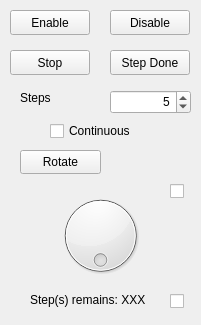
<?xml version="1.0" encoding="UTF-8"?>
<ui version="4.0">
 <class>MotorWindow</class>
 <widget class="QWidget" name="MotorWindow">
  <property name="geometry">
   <rect>
    <x>0</x>
    <y>0</y>
    <width>201</width>
    <height>325</height>
   </rect>
  </property>
  <property name="windowTitle">
   <string>Form</string>
  </property>
  <widget class="QPushButton" name="pb_Enable">
   <property name="geometry">
    <rect>
     <x>10</x>
     <y>10</y>
     <width>80</width>
     <height>25</height>
    </rect>
   </property>
   <property name="text">
    <string>Enable</string>
   </property>
  </widget>
  <widget class="QPushButton" name="pb_Disable">
   <property name="geometry">
    <rect>
     <x>110</x>
     <y>10</y>
     <width>80</width>
     <height>25</height>
    </rect>
   </property>
   <property name="text">
    <string>Disable</string>
   </property>
  </widget>
  <widget class="QPushButton" name="pb_Stop">
   <property name="geometry">
    <rect>
     <x>10</x>
     <y>50</y>
     <width>80</width>
     <height>25</height>
    </rect>
   </property>
   <property name="text">
    <string>Stop</string>
   </property>
  </widget>
  <widget class="QSpinBox" name="sp_Steps">
   <property name="geometry">
    <rect>
     <x>110</x>
     <y>90</y>
     <width>81</width>
     <height>24</height>
    </rect>
   </property>
   <property name="alignment">
    <set>Qt::AlignRight|Qt::AlignTrailing|Qt::AlignVCenter</set>
   </property>
   <property name="minimum">
    <number>1</number>
   </property>
   <property name="maximum">
    <number>100</number>
   </property>
   <property name="value">
    <number>5</number>
   </property>
  </widget>
  <widget class="QLabel" name="l_Steps">
   <property name="geometry">
    <rect>
     <x>20</x>
     <y>90</y>
     <width>62</width>
     <height>16</height>
    </rect>
   </property>
   <property name="text">
    <string>Steps</string>
   </property>
  </widget>
  <widget class="QPushButton" name="pb_Rotate">
   <property name="geometry">
    <rect>
     <x>20</x>
     <y>150</y>
     <width>81</width>
     <height>24</height>
    </rect>
   </property>
   <property name="text">
    <string>Rotate</string>
   </property>
  </widget>
  <widget class="QCheckBox" name="cb_Continuous">
   <property name="geometry">
    <rect>
     <x>50</x>
     <y>120</y>
     <width>111</width>
     <height>22</height>
    </rect>
   </property>
   <property name="text">
    <string>Continuous</string>
   </property>
  </widget>
  <widget class="QDial" name="dial">
   <property name="geometry">
    <rect>
     <x>50</x>
     <y>190</y>
     <width>101</width>
     <height>91</height>
    </rect>
   </property>
   <property name="maximum">
    <number>359</number>
   </property>
   <property name="value">
    <number>0</number>
   </property>
   <property name="wrapping">
    <bool>true</bool>
   </property>
  </widget>
  <widget class="QPushButton" name="pb_StepDone">
   <property name="geometry">
    <rect>
     <x>110</x>
     <y>50</y>
     <width>80</width>
     <height>25</height>
    </rect>
   </property>
   <property name="text">
    <string>Step Done</string>
   </property>
  </widget>
  <widget class="QLabel" name="l_Steps_Remais">
   <property name="geometry">
    <rect>
     <x>30</x>
     <y>290</y>
     <width>161</width>
     <height>20</height>
    </rect>
   </property>
   <property name="text">
    <string>Step(s) remains: XXX</string>
   </property>
  </widget>
  <widget class="QCheckBox" name="cb_IsEnable">
   <property name="geometry">
    <rect>
     <x>170</x>
     <y>180</y>
     <width>21</width>
     <height>23</height>
    </rect>
   </property>
   <property name="text">
    <string/>
   </property>
  </widget>
  <widget class="QCheckBox" name="cb_Tick">
   <property name="geometry">
    <rect>
     <x>170</x>
     <y>290</y>
     <width>21</width>
     <height>23</height>
    </rect>
   </property>
   <property name="text">
    <string/>
   </property>
  </widget>
 </widget>
 <resources/>
 <connections/>
</ui>
